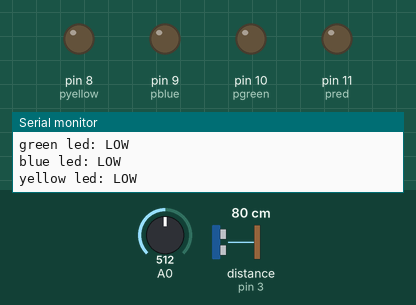
Simulated run of this sketch. Board: Arduino Uno, built with avr-gcc and run on an emulated ATmega328P. Parts: output pins drawn as LEDs (lit = HIGH), the last lines printed to the serial monitor. Wiring (inferred from the names in the program): ultrasonic range finder: trigger pin 5; echo pin 3. Inputs (shaded band) come from the test bench; at power-on: distance to the obstacle (sensor on pin 3) 80 cm, A0 = 512. The echo pulse lasts 58.3 µs per cm; pins used as bus, display or sensor lines are not drawn.

Above: at 1.2 s.
1.3 s: distance to the obstacle (sensor on pin 3) set to 260 cm
2.8 s: distance to the obstacle (sensor on pin 3) set to 271 cm
At 3.6 s:
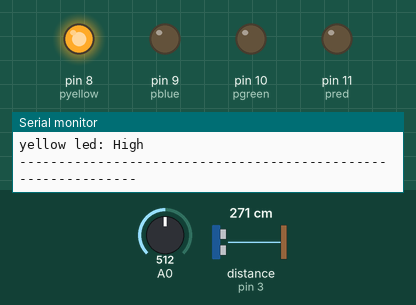
4.6 s: distance to the obstacle (sensor on pin 3) set to 2 cm
At 5.5 s:
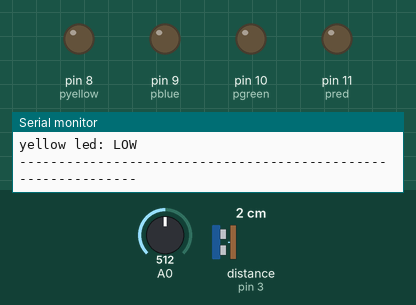
6.3 s: distance to the obstacle (sensor on pin 3) set to 299 cm
At 7.1 s:
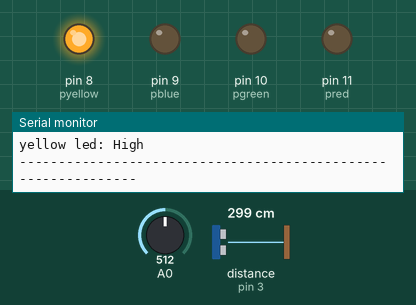
Timing chart, 0 to 9.1 s (numbered marks = the images above; inputs shaded):
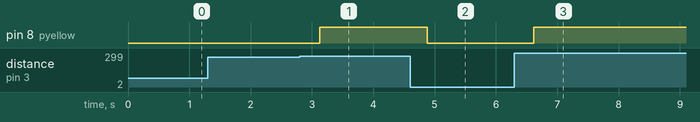

Measured:
- the behaviour switches between 265 and 266 cm on distance to the obstacle (sensor on pin 3) (found by bisection; images 0 and 1)
- after the input at 2.8 s, pin 8 (pyellow): LOW → HIGH after 0.33 s
- after the input at 4.6 s, pin 8 (pyellow): HIGH → LOW after 0.28 s
- after the input at 6.3 s, pin 8 (pyellow): LOW → HIGH after 0.32 s

The sketch:

sketch_oct28a.ino
```cpp
#include <MedianFilter.h>

const int trigPin = 5; // PWM trigger
const int echoPin=3;// PWM Output 0-25000US,Every 50US represent 1cm
long duration; // defines variables
float distance;
int test;
// the pen numbers of the leds
int pred=11;
int pgreen=10;
int pblue=9;
int pyellow=8;
MedianFilter filter(3, 0); //define median filter object

void setup()
{

  pinMode(trigPin, OUTPUT); //Sets the trigPin as an Output
  pinMode(pred, OUTPUT);
  pinMode(pgreen, OUTPUT);
  pinMode(pblue, OUTPUT);
  pinMode(pyellow, OUTPUT);

  pinMode(echoPin, INPUT); // Sets the echoPin as an Input
  Serial.begin(9600); //configure baud rate of Serial communication to 9600 bps
}
void loop()
{
  digitalWrite(trigPin, LOW); //Clears the trigPin
  delayMicroseconds(2); // Sets the trigPin on HIGH state for 10 micro seconds
  digitalWrite(trigPin, HIGH);
  delayMicroseconds(10);
  digitalWrite(trigPin, LOW);

  //median filter logic
  duration=pulseIn(echoPin,HIGH);// Reads the echoPin, returnsthe sound wave travel time in microseconds
  distance= duration*0.034/2;
  filter.in(distance);
  distance = filter.out();
  distance=distance*2.0/1050.0;// to map the values of the sensor to the test range (for d)
  test=analogRead(A0);

  Serial.print("Distance Measured="); // Prints the distance on the Serial Monitor
  Serial.print(distance);
  Serial.println("cm");


  if (distance>=2)
  {
    digitalWrite(pred, HIGH);
    digitalWrite(pgreen, HIGH);
    digitalWrite(pblue, HIGH);
    digitalWrite(pyellow, HIGH);
//print the led states on the serial monitor
    Serial.println("Red led: High");
    Serial.println("green led: High");
    Serial.println("blue led: High");
    Serial.println("yellow led: High");
  }
  else if (distance>1.5)
  {
    digitalWrite(pred, LOW);
    digitalWrite(pgreen, HIGH);
    digitalWrite(pblue, HIGH);
    digitalWrite(pyellow, HIGH);

    //print the led states on the serial monitor
    Serial.println("Red led: LOW");
    Serial.println("green led: High");
    Serial.println("blue led: High");
    Serial.println("yellow led: High");

  }
  else if (distance>1.0)
  {
    digitalWrite(pred, LOW);
    digitalWrite(pgreen, LOW);
    digitalWrite(pblue, HIGH);
    digitalWrite(pyellow, HIGH);
  //print the led states on the serial monitor
    Serial.println("Red led: LOW");
    Serial.println("green led: LOW");
    Serial.println("blue led: High");
    Serial.println("yellow led: High");

  }
  else if (distance>.5)
  {
    digitalWrite(pred, LOW);
    digitalWrite(pgreen, LOW);
    digitalWrite(pblue, LOW);
    digitalWrite(pyellow, HIGH);

  //print the led states on the serial monitor
    Serial.println("Red led: LOW");
    Serial.println("green led: LOW");
    Serial.println("blue led: LOW");
    Serial.println("yellow led: High");
  }
  else if (distance<.5)
  {
    digitalWrite(pred, LOW);
    digitalWrite(pgreen, LOW);
    digitalWrite(pblue, LOW);
    digitalWrite(pyellow, LOW);
    //print the led states on the serial monitor
    Serial.println("Red led: LOW");
    Serial.println("green led: LOW");
    Serial.println("blue led: LOW");
    Serial.println("yellow led: LOW");
  }
   Serial.println("--------------------------------------------------------------");

}
```
